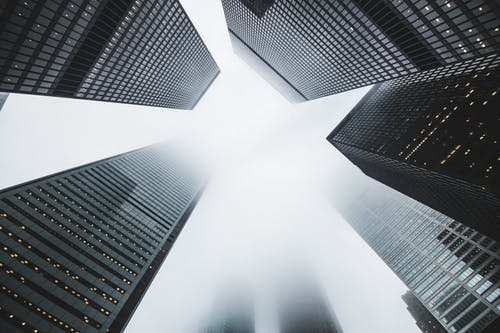
#> input picture building.jpeg, 500 x 333 px
$ jupyter execute 'Computer Vision Edge Detection.ipynb'
#> lines starting #> are read from the running program, lines starting #| are printed output that depends on the picture
<h1>Breakdown of Edge Detection in Computer Vision</h1>
<p>Computer vision is one of the applications that are rapidly active thanks to deep learning. Some of the applications of computer vision that are using deep learning includes:</p>
<ul>
    <li>Self-driving cars</li>
    <li>Face recognition</li>
</ul>
<p>Deep learning is also enabling new types of art to be created. Rapid changes to computer vision are making new applications that weren't possible a few years ago.</p>
<p>Computer vision deep learning techniques are always evolving making a new architectures which can help us in other areas other than computer vision.</p>
<p>Examples of a computer vision problems includes:</p>
<ul>
    <li>Image classification.</li>
    <li>Object detection : Detect object and localize them.</li>
    <li>Neural style transfer : Changes the style of an image using another image.</li>
</ul>

<h2>Libraries</h2>
<p>The packages I have used for performing the task are :-</p>
<ul>
    <li>Numpy, for vectorized calculations</li>
    <li>Matplotlib, for image visualisations</li>
    <li>Pillow (PIL => Python Image Library), for image manipulations</li>
</ul>

[cell 1]
import numpy as np
import matplotlib.pyplot as plt
from PIL import Image

<h2>Reading and Displaying an image</h2>
<p>Using the Pillow library, I simple loaded an image and displayed it using Matplotlib's imshow( ) function.</p>

[cell 2]
img = Image.open('building.jpeg')
#> img is the input picture: PIL image 500x333 RGB; mean R, G, B 129.2, 135, 139.6
plt.imshow(img)
plt.title('Image in RGB')
plt.show()

<h2>Converting from RGB image to Grayscale image</h2>
<p>Again, using Pillow library, we convert the RGB image to a grayscale image and display it using Matplotlib.</p>

[cell 3]
gray_image = img.convert('L')
plt.imshow(gray_image)
plt.title('Image in Grayscale')
plt.show()

<h2>Dimensions of the image</h2>
<p>In order to effectively detect edges in the image, it is required to have uniform dimensions. This helps in the convolution operations. For this tutorial, the image will be resized to 400 x 400 dimensions.</p>

[cell 4]
width, height = gray_image.size
#> width = 500; height = 333
print("Width : {}, Height : {}".format(width, height))
#| Width : 500, Height : 333

reqd_width, reqd_height = 400, 400
print("Required Width : {}, Required Height : {}".format(reqd_width, reqd_height))

<h2>Resizing the image</h2>
<p>Using the resize( ) function of Pillow Image, we change the dimensions of the image to 400 x 400. Just for clarity, the image is again displayed using Matplotlib.</p>

[cell 5]
gray_image = gray_image.resize((reqd_width, reqd_height))
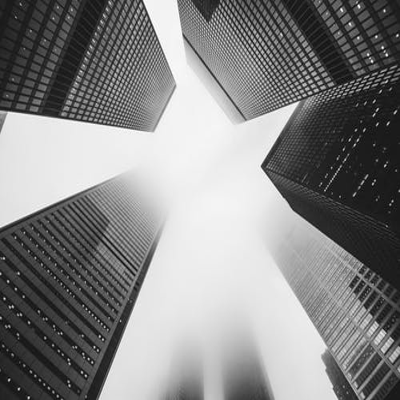
#> gray_image: PIL image 400x400 L; min 0, max 255, mean 133.8
plt.imshow(gray_image)
plt.title('Resized image of dimension {} x {}'.format(gray_image.size[0], gray_image.size[1]))
plt.show()

<h2>Converting image to a NumPy matrix</h2>
<p>An image in computer is represented as a matrix of values. To obtain this matrix, we use NumPy library functionality to do the job for us in just a single line of code.</p>

[cell 6]
cv_image = np.asarray(gray_image.getdata(), dtype=np.float64)
print(cv_image.shape)
#| (160000,)

<h2>Filters</h2>
<p>To actually detect any edges, computer vision scientists tried a variety of filters that actually could perform this task effectively. Eventually, they came up with hard-coded filter values, that when convolved with image, edges would be highlighted in the image. The filters we have used are :-</p>
<ul>
    <li>Sobel Filter</li>
    <li>Scharr Filter</li>
</ul>
<p>However, in the era of deep learning, we don't need to hand craft these numbers. We can treat them as weights and then learn them. It can learn horizontal, vertical, angled, or any edge type automatically rather than getting them by hand.</p>

[cell 7]
sobel_filter = np.array([[1, 0, -1], [2, 0, -2], [1, 0, -1]])
scharr_filter = np.array([[3, 0, -3], [10, 0, -10], [3, 0, -3]])
print(sobel_filter)
print(scharr_filter)
print("Dimensions of Sobel filter : ", sobel_filter.shape)
print("Dimensions of Scharr filter : ", scharr_filter.shape)

<h2>Convolution over Sobel Filter</h2>
<p>We have performed the convolution operation of the image and Sobel filter with the help of NumPy library's convolve( ) function (providing padding). Both the vertical as well as horizontal edges are highlighted as plotted with the help of Matplotlib.</p>

[cell 8]
vertical_edges = np.convolve(cv_image, sobel_filter.flatten(), mode='same').reshape(reqd_width, reqd_height)
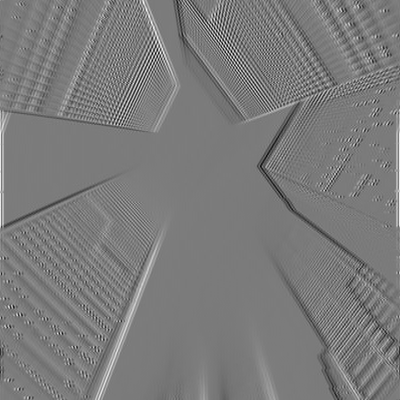
#> vertical_edges: shape (400, 400) float64; min -445, max 474, mean 0; drawn with min black and max white
horizontal_edges = np.convolve(cv_image, sobel_filter.T.flatten(), mode='same').reshape(reqd_width, reqd_height)
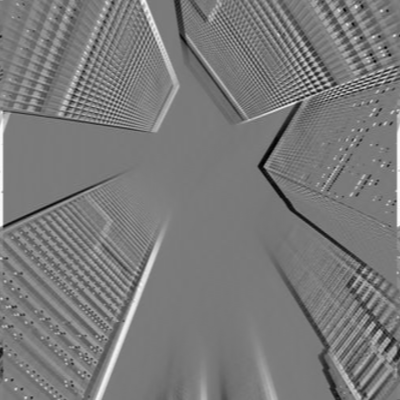
#> horizontal_edges: shape (400, 400) float64; min -769, max 833, mean 0; drawn with min black and max white

v_edge_img = Image.fromarray(vertical_edges)
h_edge_img = Image.fromarray(horizontal_edges)

fig, (ax1, ax2) = plt.subplots(1, 2)
fig.suptitle('Sobel Filter Edge Detection')
ax1.imshow(v_edge_img)
ax1.title.set_text('Vertical Edges')
ax2.imshow(h_edge_img)
ax2.title.set_text('Horizontal Edges')
plt.show()
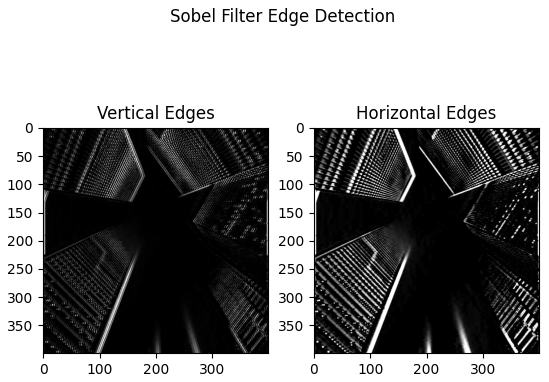
#> figure drawn by matplotlib, 2 panels

<h2>Convolution over Scharr Filter</h2>
<p>We have performed the convolution operation of the image and Sobel filter with the help of NumPy library's convolve( ) function (providing padding). Both the vertical as well as horizontal edges are highlighted as plotted with the help of Matplotlib.</p>

[cell 9]
vertical_edges = np.convolve(cv_image, scharr_filter.flatten(), mode='same').reshape(reqd_width, reqd_height)
horizontal_edges = np.convolve(cv_image, scharr_filter.T.flatten(), mode='same').reshape(reqd_width, reqd_height)
print(vertical_edges.shape)
#| (400, 400)
print(horizontal_edges.shape)
#| (400, 400)

v_edge_img = Image.fromarray(vertical_edges)
h_edge_img = Image.fromarray(horizontal_edges)

fig, (ax1, ax2) = plt.subplots(1, 2)
fig.suptitle('Scharr Filter Edge Detection')
ax1.imshow(v_edge_img)
ax1.title.set_text('Vertical Edges')
ax2.imshow(h_edge_img)
ax2.title.set_text('Horizontal Edges')
plt.show()
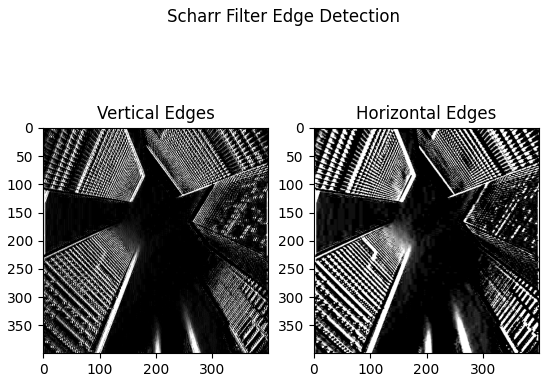
#> figure drawn by matplotlib, 2 panels
